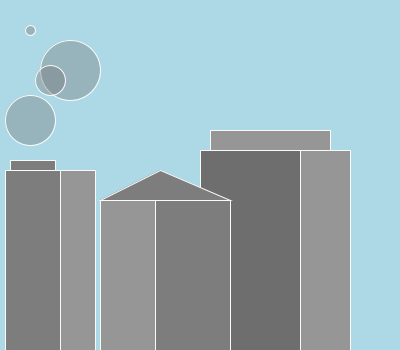
Frame 1 (no input)
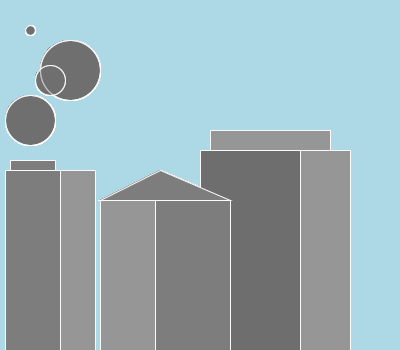
Frame 60 (the mouse pressed at the canvas centre just before this capture)
Frame 120 (the mouse held since frame 60 and released just before this capture): identical to frame 60, image omitted

The Processing sketch that drew these frames (run headless with seeded random() and noise(); from frame 60 on, the mouse is pressed at the canvas centre):

// Processing sketch: processing_185362
// ── processing_185362.pde

void setup() { 
  size(400,350);
  background(173,216,230); 
  smooth();
}

void draw() { 

int x=30;
int y=50;
int a=100;
smoke(x,y);
building(a);
}
void smoke(int x,int y){
if(mouseX<100){
fill(110,90);
stroke(250);
ellipse(x,x,mouseX-10,mouseX-10);
ellipse(x+40,x+40,x*2,x*2);
ellipse(y,y+x,x,x);
ellipse(x,y*2.4,y,y);
}
}

void building(int a){
stroke(250);
fill(a+10);

rect(200,150,100,255);
fill(a+50);

rect(300,150,50,255);
rect(210,130,120,20);

rect(100,200,55,255);
fill(a+25);
rect(155,200,75,255);
triangle(100,200,230,200,160,170);

rect(10,160,45,10);
rect(5,170,55,250);
fill(a+50);
rect(60,170,35,250);
}
